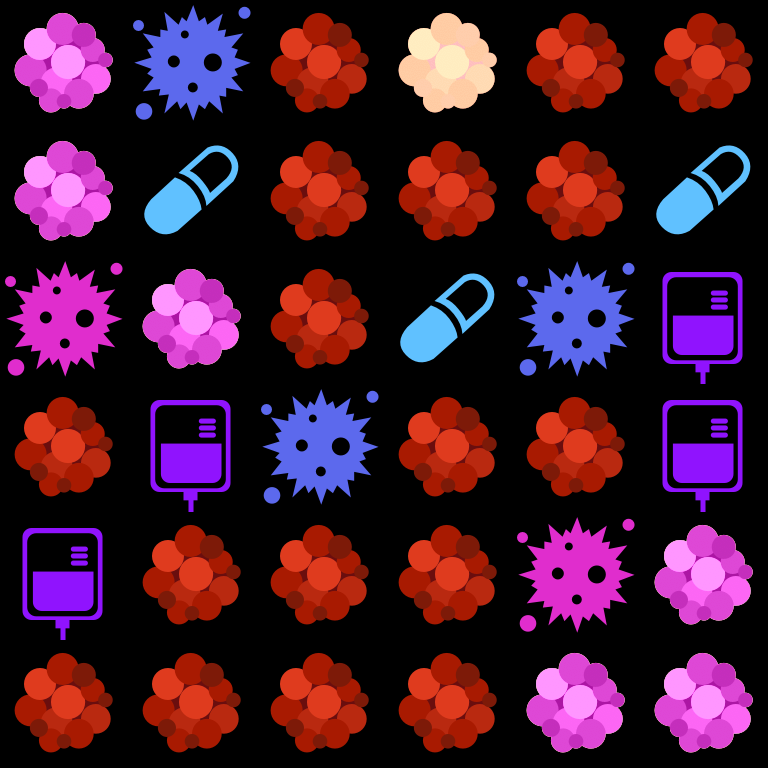

Rendered tile map (Tiled .tmx) drawn with the repository's tilesets; below, a short description and the full map source, tile grids included:
An orthogonal 6x6 tile map with 128x128 px tiles, 1 tile layer (Tile Layer 1).

<map version="1.0" tiledversion="1.0.3" orientation="orthogonal" renderorder="right-down" width="6" height="6" tilewidth="128" tileheight="128" nextobjectid="1">
 <tileset firstgid="1" name="Tiles" tilewidth="128" tileheight="128" tilecount="14" columns="7">
  <image source="../images/Tiles.png" width="896" height="256" />
 </tileset>
 <layer name="Tile Layer 1" width="6" height="6">
  <data encoding="csv">
6,3,13,14,13,13,
6,1,13,13,13,1,
7,6,13,1,3,5,
13,5,3,13,13,5,
5,13,13,13,7,6,
13,13,13,13,6,6
</data>
 </layer>
</map>
